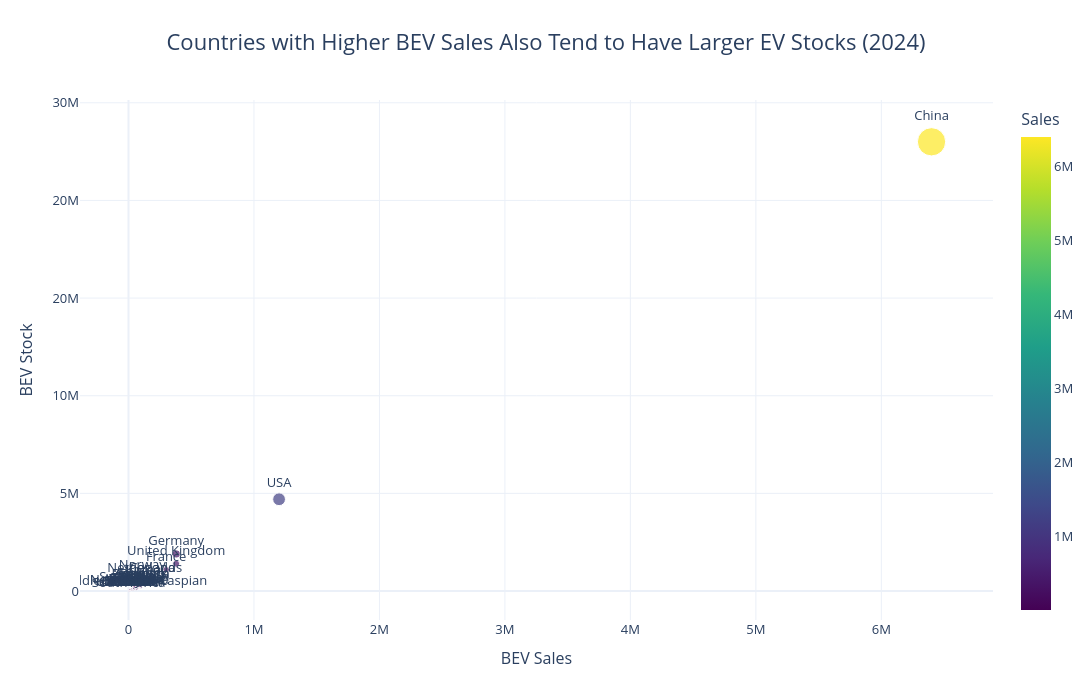

Notebook code for this chart:
### Code cell
fig = px.scatter(
    bubble,
    x="Sales",
    y="Stock",
    size="Stock",
    color="Sales",
    hover_name="region_country",
    text="region_country",
    color_continuous_scale="Viridis",
    title="Countries with Higher BEV Sales Also Tend to Have Larger EV Stocks (2024)"
)

fig.update_traces(textposition="top center")

fig.update_layout(
    template="plotly_white",
    width=1100,
    height=700,
    title=dict(
        text="Countries with Higher BEV Sales Also Tend to Have Larger EV Stocks (2024)",
        x=0.5,
        font=dict(size=22)
    ),
    xaxis_title="BEV Sales",
    yaxis_title="BEV Stock",
    font=dict(size=13)
)

fig.update_xaxes(tickformat=",.0s")
fig.update_yaxes(tickformat=",.0s")

fig.show()

### Figure 1 — Plotly figure (JSON) as saved in the notebook; plotly's stock layout.template omitted (floating-point values rounded to 4 significant figures)
{"data": [{"hovertemplate": "<b>%{hovertext}</b><br><br>Sales=%{marker.color}<br>Stock=%{marker.size}<br>region_country=%{text}<extra></extra>", "hovertext": ["China", "USA", "Germany", "United Kingdom", "France", "Canada", "Belgium", "Netherlands", "Korea", "Norway", "Turkiye", "Sweden", "India", "Australia", "Denmark", "Thailand", "Israel", "Viet Nam", "Italy", "Brazil", "Spain", "Japan", "Indonesia", "Switzerland", "Austria", "Portugal", "Middle East and Caspian", "Malaysia", "Finland", "Mexico", "Poland", "Colombia", "Costa Rica", "Greece", "Africa", "New Zealand", "Uzbekistan", "Russia", "Chile", "Iceland", "South Africa"], "legendgroup": "", "marker": {"color": [6400000.0, 1200000.0, 380000.0, 380000.0, 300000.0, 190000.0, 130000.0, 130000.0, 120000.0, 110000.0, 99000.0, 94000.0, 92000.0, 91000.0, 89000.0, 71000.0, 69000.0, 69000.0, 66000.0, 62000.0, 62000.0, 60000.0, 49000.0, 46000.0, 45000.0, 42000.0, 37000.0, 26000.0, 22000.0, 20000.0, 17000.0, 11000.0, 11000.0, 8700.0, 8400.0, 6300.0, 5600.0, 4600.0, 4500.0, 2700.0, 1200.0], "coloraxis": "coloraxis", "size": [23000000.0, 4700000.0, 1900000.0, 1400000.0, 1100000.0, 620000.0, 320000.0, 590000.0, 540000.0, 750000.0, 180000.0, 360000.0, 240000.0, 250000.0, 340000.0, 160000.0, 160000.0, 110000.0, 300000.0, 94000.0, 210000.0, 340000.0, 78000.0, 220000.0, 200000.0, 130000.0, 55000.0, 37000.0, 110000.0, 45000.0, 67000.0, 19000.0, 22000.0, 18000.0, 15000.0, 78000.0, 6400.0, 10000.0, 8600.0, 25000.0, 3300.0], "sizemode": "area", "sizeref": 57500, "symbol": "circle"}, "mode": "markers+text", "name": "", "orientation": "v", "showlegend": false, "text": ["China", "USA", "Germany", "United Kingdom", "France", "Canada", "Belgium", "Netherlands", "Korea", "Norway", "Turkiye", "Sweden", "India", "Australia", "Denmark", "Thailand", "Israel", "Viet Nam", "Italy", "Brazil", "Spain", "Japan", "Indonesia", "Switzerland", "Austria", "Portugal", "Middle East and Caspian", "Malaysia", "Finland", "Mexico", "Poland", "Colombia", "Costa Rica", "Greece", "Africa", "New Zealand", "Uzbekistan", "Russia", "Chile", "Iceland", "South Africa"], "textposition": "top center", "type": "scatter", "x": [6400000.0, 1200000.0, 380000.0, 380000.0, 300000.0, 190000.0, 130000.0, 130000.0, 120000.0, 110000.0, 99000.0, 94000.0, 92000.0, 91000.0, 89000.0, 71000.0, 69000.0, 69000.0, 66000.0, 62000.0, 62000.0, 60000.0, 49000.0, 46000.0, 45000.0, 42000.0, 37000.0, 26000.0, 22000.0, 20000.0, 17000.0, 11000.0, 11000.0, 8700.0, 8400.0, 6300.0, 5600.0, 4600.0, 4500.0, 2700.0, 1200.0], "xaxis": "x", "y": [23000000.0, 4700000.0, 1900000.0, 1400000.0, 1100000.0, 620000.0, 320000.0, 590000.0, 540000.0, 750000.0, 180000.0, 360000.0, 240000.0, 250000.0, 340000.0, 160000.0, 160000.0, 110000.0, 300000.0, 94000.0, 210000.0, 340000.0, 78000.0, 220000.0, 200000.0, 130000.0, 55000.0, 37000.0, 110000.0, 45000.0, 67000.0, 19000.0, 22000.0, 18000.0, 15000.0, 78000.0, 6400.0, 10000.0, 8600.0, 25000.0, 3300.0], "yaxis": "y"}], "layout": {"coloraxis": {"autocolorscale": false, "colorbar": {"title": {"text": "Sales"}}, "colorscale": [[0, "#440154"], [0.1111, "#482878"], [0.2222, "#3e4989"], [0.3333, "#31688e"], [0.4444, "#26828e"], [0.5556, "#1f9e89"], [0.6667, "#35b779"], [0.7778, "#6ece58"], [0.8889, "#b5de2b"], [1, "#fde725"]]}, "font": {"size": 13}, "height": 700, "legend": {"itemsizing": "constant", "tracegroupgap": 0}, "title": {"font": {"size": 22}, "text": "Countries with Higher BEV Sales Also Tend to Have Larger EV Stocks (2024)", "x": 0.5}, "width": 1100, "xaxis": {"anchor": "y", "domain": [0, 1], "tickformat": ",.0s", "title": {"text": "BEV Sales"}}, "yaxis": {"anchor": "x", "domain": [0, 1], "tickformat": ",.0s", "title": {"text": "BEV Stock"}}}}
